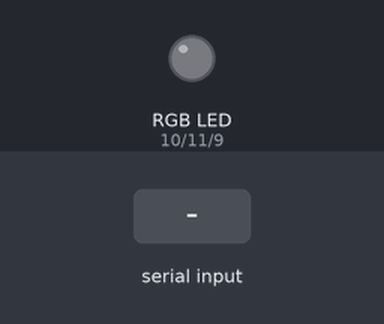
Simulated run of this sketch. Board: Arduino Uno, built with avr-gcc and run on an emulated ATmega328P. Parts: an RGB LED mixed from three pins (HIGH = lit). Inputs (shaded band) come from the test bench. Dim RGB values are drawn brighter than linear; what the sketch prints to the serial monitor is not drawn.

Above: at 1.2 s.
1.3 s: "90,45,200\n" received over Serial
At 1.9 s:
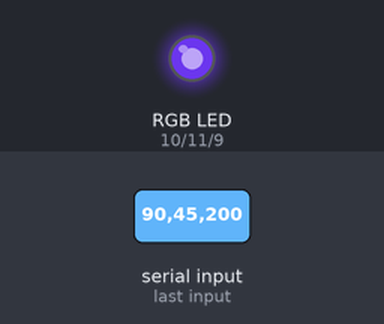
2.8 s: "30,150,10\n" received over Serial
At 4.1 s:
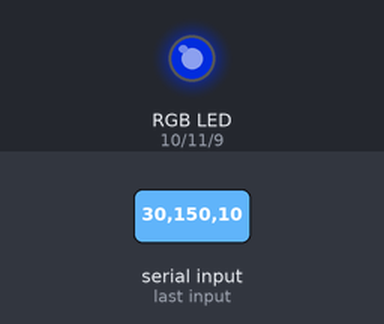
5.8 s: "90,45\n" received over Serial
At 7.1 s:
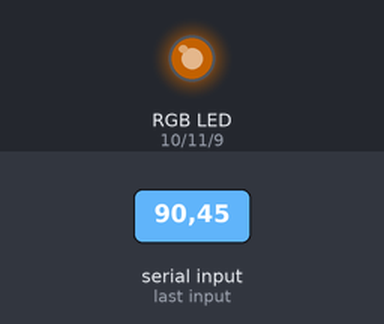
8.3 s: "30,150\n" received over Serial
At 10.2 s:
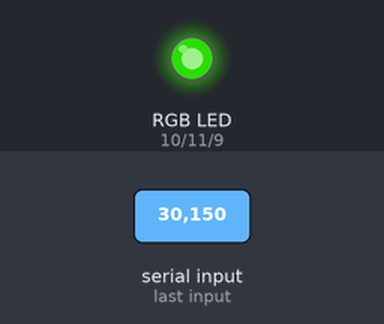
10.8 s: "90\n" received over Serial
At 13.6 s:
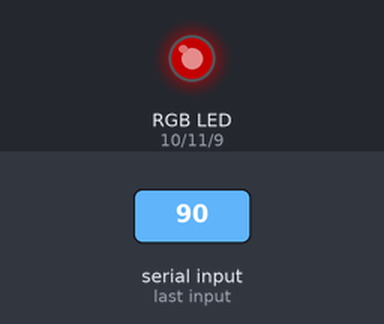
13.8 s: "200\n" received over Serial
At 16.2 s:
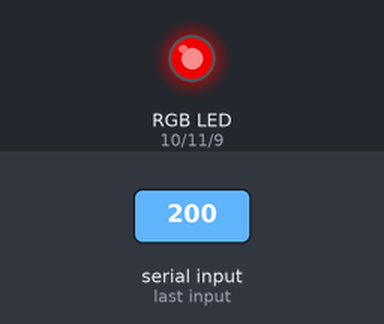
Timing chart, 0 to 17.7 s (numbered marks = the images above; inputs shaded):
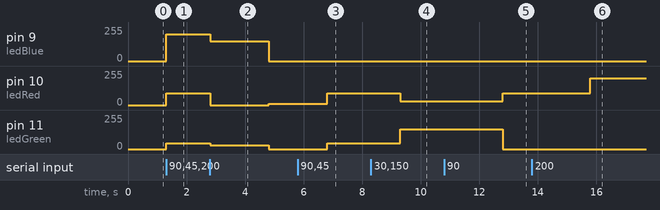

Measured:
- after the input at 1.3 s, pin 9 (ledBlue): 0/255 → 200/255 at once; pin 10 (ledRed): 0/255 → 90/255 at once; pin 11 (ledGreen): 0/255 → 45/255 at once
- after the input at 2.8 s, pin 9 (ledBlue): 200/255 → 150/255 at once, → 0/255 2.0 s later; pin 10 (ledRed): 90/255 → 0/255 after 0.01 s instead of 1.5 s; pin 11 (ledGreen): 45/255 → 30/255 at once, → 0/255 2.0 s later
- after the input at 5.8 s, pin 10 (ledRed): 10/255 → 90/255 after 1.0 s; pin 11 (ledGreen): 0/255 → 45/255 after 1.0 s
- after the input at 8.3 s, pin 10 (ledRed): 90/255 → 30/255 after 1.0 s; pin 11 (ledGreen): 45/255 → 150/255 after 1.0 s
- after the input at 10.8 s, pin 10 (ledRed): 30/255 → 90/255 after 2.0 s; pin 11 (ledGreen): 150/255 → 0/255 after 2.0 s
- after the input at 13.8 s, pin 10 (ledRed): 90/255 → 200/255 after 2.0 s

The sketch:

led_stripe_1.ino
```cpp
const int ledRed =10;
const int ledGreen =11;
const int ledBlue =9;
const int ownDelay =1000;


void setup() {
  pinMode(ledRed,OUTPUT);
  pinMode(ledGreen,OUTPUT);
  pinMode(ledBlue,OUTPUT);
  Serial.begin(9600);
  Serial.println("Enter R G B (E.g. 255 100 200)");
}

const int s [3] ={0,0,1};

void loop() {
  if(Serial.available()){
    int red = Serial.parseInt();
    int green = Serial.parseInt();
    int blue = Serial.parseInt();

    setStateAnalog(red, green, blue);
  }
}


void setStateAnalog(int r, int g, int b){
  analogWrite(ledRed, r);
  analogWrite(ledGreen, g);
  analogWrite(ledBlue, b);
}
```
